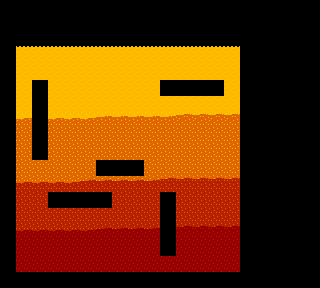

This is a level from a 2D game, rendered from its Tiled map with the project's own tilesets. A one-line summary and the complete map file follow:
An orthogonal 20x18 tile map with 16x16 px tiles, 3 tile layers (layer_borders, layer_surface, layer_ground) and 10 objects (3x rock, 3x pooka, fygar, playerRespawn, fruitRespawn, ...).

<map version="1.9" tiledversion="1.9.2" orientation="orthogonal" renderorder="left-up" width="20" height="18" tilewidth="16" tileheight="16" infinite="0" nextlayerid="5" nextobjectid="15">
 <editorsettings>
  <export target="level1.json" format="json" />
 </editorsettings>
 <tileset firstgid="1" source="digDugTileset.tsx" />
 <layer id="2" name="layer_borders" width="20" height="18">
  <data encoding="csv">
49,49,49,49,49,49,49,49,49,49,49,49,49,49,49,49,49,49,49,49,
49,3,3,3,3,3,3,3,3,3,3,3,3,3,3,49,49,49,49,49,
49,0,0,0,0,0,0,0,0,0,0,0,0,0,0,49,49,49,49,49,
49,0,0,0,0,0,0,0,0,0,0,0,0,0,0,49,49,49,49,49,
49,0,0,0,0,0,0,0,0,0,0,0,0,0,0,49,49,49,49,49,
49,0,0,0,0,0,0,0,0,0,0,0,0,0,0,49,49,49,49,49,
49,0,0,0,0,0,0,0,0,0,0,0,0,0,0,49,49,49,49,49,
49,0,0,0,0,0,0,0,0,0,0,0,0,0,0,49,49,49,49,49,
49,0,0,0,0,0,0,0,0,0,0,0,0,0,0,49,49,49,49,49,
49,0,0,0,0,0,0,0,0,0,0,0,0,0,0,49,49,49,49,49,
49,0,0,0,0,0,0,0,0,0,0,0,0,0,0,49,49,49,49,49,
49,0,0,0,0,0,0,0,0,0,0,0,0,0,0,49,49,49,49,49,
49,0,0,0,0,0,0,0,0,0,0,0,0,0,0,49,49,49,49,49,
49,0,0,0,0,0,0,0,0,0,0,0,0,0,0,49,49,49,49,49,
49,0,0,0,0,0,0,0,0,0,0,0,0,0,0,49,49,49,49,49,
49,0,0,0,0,0,0,0,0,0,0,0,0,0,0,49,49,49,49,49,
49,0,0,0,0,0,0,0,0,0,0,0,0,0,0,49,49,49,49,49,
49,49,49,49,49,49,49,49,49,49,49,49,49,49,49,49,49,49,49,49
</data>
 </layer>
 <layer id="3" name="layer_surface" width="20" height="18">
  <data encoding="csv">
0,0,0,0,0,0,0,0,0,0,0,0,0,0,0,0,0,0,0,0,
0,0,0,0,0,0,0,0,0,0,0,0,0,0,0,0,0,0,0,0,
0,1,1,1,1,1,1,1,1,1,1,1,1,1,1,0,0,0,0,0,
0,0,0,0,0,0,0,0,0,0,0,0,0,0,0,0,0,0,0,0,
0,0,0,0,0,0,0,0,0,0,0,0,0,0,0,0,0,0,0,0,
0,0,0,0,0,0,0,0,0,0,0,0,0,0,0,0,0,0,0,0,
0,0,0,0,0,0,0,0,0,0,0,0,0,0,0,0,0,0,0,0,
0,0,0,0,0,0,0,0,0,0,0,0,0,0,0,0,0,0,0,0,
0,0,0,0,0,0,0,0,0,0,0,0,0,0,0,0,0,0,0,0,
0,0,0,0,0,0,0,0,0,0,0,0,0,0,0,0,0,0,0,0,
0,0,0,0,0,0,0,0,0,0,0,0,0,0,0,0,0,0,0,0,
0,0,0,0,0,0,0,0,0,0,0,0,0,0,0,0,0,0,0,0,
0,0,0,0,0,0,0,0,0,0,0,0,0,0,0,0,0,0,0,0,
0,0,0,0,0,0,0,0,0,0,0,0,0,0,0,0,0,0,0,0,
0,0,0,0,0,0,0,0,0,0,0,0,0,0,0,0,0,0,0,0,
0,0,0,0,0,0,0,0,0,0,0,0,0,0,0,0,0,0,0,0,
0,0,0,0,0,0,0,0,0,0,0,0,0,0,0,0,0,0,0,0,
0,0,0,0,0,0,0,0,0,0,0,0,0,0,0,0,0,0,0,0
</data>
 </layer>
 <layer id="1" name="layer_ground" width="20" height="18">
  <data encoding="csv">
0,0,0,0,0,0,0,0,0,0,0,0,0,0,0,0,0,0,0,0,
0,0,0,0,0,0,0,0,0,0,0,0,0,0,0,0,0,0,0,0,
0,0,0,0,0,0,0,0,0,0,0,0,0,0,0,0,0,0,0,0,
0,2,2,2,2,2,2,2,2,2,2,2,2,2,2,0,0,0,0,0,
0,2,2,2,2,2,2,2,2,2,2,2,2,2,2,0,0,0,0,0,
0,2,0,2,2,2,2,2,2,2,0,0,0,0,2,0,0,0,0,0,
0,2,0,2,2,2,2,2,2,2,2,2,2,2,2,0,0,0,0,0,
0,13,0,13,13,13,14,14,14,14,14,15,15,15,15,0,0,0,0,0,
0,16,0,16,16,16,16,16,16,16,16,16,16,16,16,0,0,0,0,0,
0,16,0,16,16,16,16,16,16,16,16,16,16,16,16,0,0,0,0,0,
0,16,16,16,16,16,0,0,0,16,16,16,16,16,16,0,0,0,0,0,
0,25,25,25,25,26,26,26,26,26,27,27,27,27,27,0,0,0,0,0,
0,28,28,0,0,0,0,28,28,28,0,28,28,28,28,0,0,0,0,0,
0,28,28,28,28,28,28,28,28,28,0,28,28,28,28,0,0,0,0,0,
0,37,37,37,37,37,38,38,38,38,0,39,39,39,39,0,0,0,0,0,
0,40,40,40,40,40,40,40,40,40,0,40,40,40,40,0,0,0,0,0,
0,40,40,40,40,40,40,40,40,40,40,40,40,40,40,0,0,0,0,0,
0,0,0,0,0,0,0,0,0,0,0,0,0,0,0,0,0,0,0,0
</data>
 </layer>
 <objectgroup id="4" name="layer_objects" class="rock" tintcolor="#000000">
  <object id="3" name="rock2" class="rock" x="183.773" y="219.32">
   <point />
  </object>
  <object id="4" name="rock1" class="rock" x="71.7653" y="106.642">
   <point />
  </object>
  <object id="5" name="rock3" class="rock" x="70.7592" y="235.752">
   <point />
  </object>
  <object id="8" name="fygar1" class="fygar" x="71.4299" y="205.906">
   <point />
  </object>
  <object id="9" name="pooka1" class="pooka" x="199.87" y="91.551">
   <point />
  </object>
  <object id="10" name="playerRespawn1" class="playerRespawn" x="117.038" y="168.347">
   <point />
  </object>
  <object id="11" name="fruitRespawn1" class="fruitRespawn" x="122.068" y="172.706">
   <point />
  </object>
  <object id="12" name="playerFirstSpawnAnim1" class="playerFirstSpawnAnim" x="200.205" y="42.2543">
   <point />
  </object>
  <object id="13" name="pooka2" class="pooka" x="38.2301" y="105.636">
   <point />
  </object>
  <object id="14" name="pooka3" class="pooka" x="168.011" y="233.74">
   <point />
  </object>
 </objectgroup>
</map>